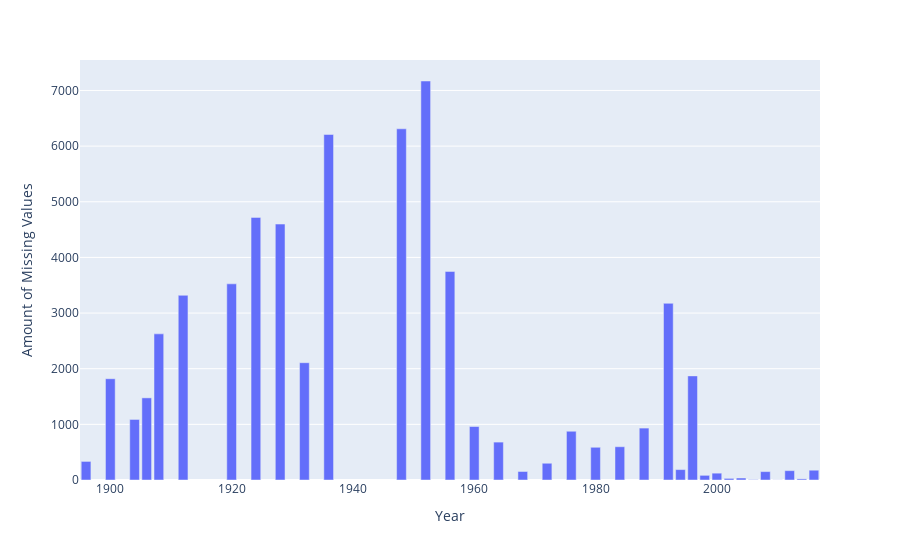

Notebook source saved alongside this figure:
### Code cell
# TODO update graph title and layout, leave markdown comment
px.bar(missing_height_values, x = "Year", y = "Amount of Missing Values")

### Figure 1 — Plotly figure (JSON) as saved in the notebook; plotly's stock layout.template omitted (floating-point values rounded to 4 significant figures)
{"data": [{"alignmentgroup": "True", "hovertemplate": "Year=%{x}<br>Amount of Missing Values=%{y}<extra></extra>", "legendgroup": "", "marker": {"color": "#636efa", "pattern": {"shape": ""}}, "name": "", "offsetgroup": "", "orientation": "v", "showlegend": false, "textposition": "auto", "type": "bar", "x": [1896, 1900, 1904, 1906, 1908, 1912, 1920, 1924, 1928, 1932, 1936, 1948, 1952, 1956, 1960, 1964, 1968, 1972, 1976, 1980, 1984, 1988, 1992, 1994, 1996, 1998, 2000, 2002, 2004, 2006, 2008, 2010, 2012, 2014, 2016], "xaxis": "x", "y": [334, 1820, 1088, 1476, 2626, 3319, 3525, 4719, 4599, 2108, 6209, 6311, 7170, 3748, 961, 681, 153, 301, 876, 588, 598, 933, 3175, 187, 1871, 84, 123, 29, 36, 6, 151, 2, 168, 20, 176], "yaxis": "y"}], "layout": {"barmode": "relative", "legend": {"tracegroupgap": 0}, "margin": {"t": 60}, "xaxis": {"anchor": "y", "domain": [0, 1], "title": {"text": "Year"}}, "yaxis": {"anchor": "x", "domain": [0, 1], "title": {"text": "Amount of Missing Values"}}}}
